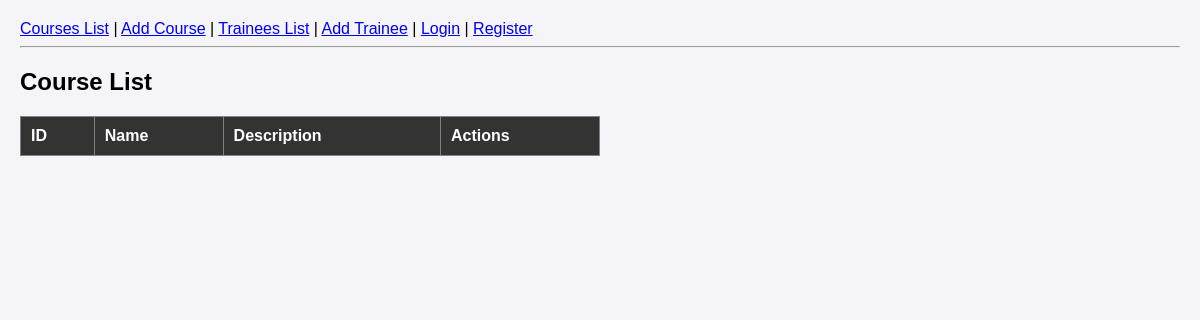
Before: /course/ with the older database file.
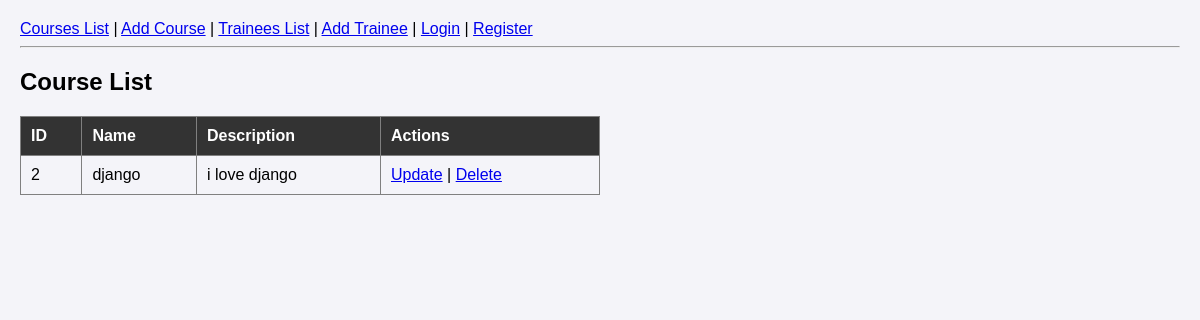
After: the same page with the newer database file.
### Course/models.py (models this page shows, shortened)
class Course(models.Model):
    name = models.CharField(max_length=100)
    description = models.TextField(blank=True, null=True)

### Course/views.py (the view)
# urls.py: path('', views.courselist, name='courselist'),
def courselist(request):
    courses = Course.objects.all()
    return render(request, 'course/list.html', {'courses': courses})

### templates/course/list.html
{% extends 'base.html' %}
{% block content %}
    <h2>Course List</h2>
    <table border="1">
        <tr>
            <th>ID</th>
            <th>Name</th>
            <th>Description</th>
            <th>Actions</th>
        </tr>
        {% for course in courses %}
        <tr>
            <td>{{ course.id }}</td>
            <td>{{ course.name }}</td>
            <td>{{ course.description }}</td>
            <td>
                <a href="{% url 'update_course' course.id %}">Update</a> |
                <a href="{% url 'delete_course' course.id %}">Delete</a>
            </td>
        </tr>
        {% endfor %}
    </table>
{% endblock %}

### templates/base.html (shortened to what this page needs)
{% load static %} <!DOCTYPE html>
<html lang="en">
<head>
    <link rel="stylesheet" href="{% static 'style.css' %}">
</head>
<body>
    <nav>
        <a href="/course/">Courses List</a> |
        <a href="/course/add/">Add Course</a> |
        <a href="/trainee/list/">Trainees List</a> |  <a href="/trainee/add/modelform/">Add Trainee</a> |
        {% if user.is_authenticated %}
            <span>Welcome, <strong>{{ user.username }}</strong>!</span>
            <form action="{% url 'logout' %}" method="post" style="display:inline;">
                {% csrf_token %}
                <button type="submit" style="background: none; border: none; color: blue; cursor: pointer; text-decoration: underline; padding: 0;">Logout</button>
            </form>
        {% else %}
            <a href="/accounts/login/">Login</a> |
            <a href="/trainee/register/">Register</a>
        {% endif %}
    </nav>
    <hr>
    {% block content %}
    {% endblock %}
</body>
</html>

### static/style.css (style rules this page uses)
body { font-family: Arial, sans-serif; margin: 20px; background-color: #f4f4f9; }
table { border-collapse: collapse; width: 50%; margin-bottom: 20px; }
th, td { padding: 10px; text-align: left; }
th { background-color: #333; color: white; }

Changed rows visible on the page:
added Course: id "2", name "django", description "i love django"
